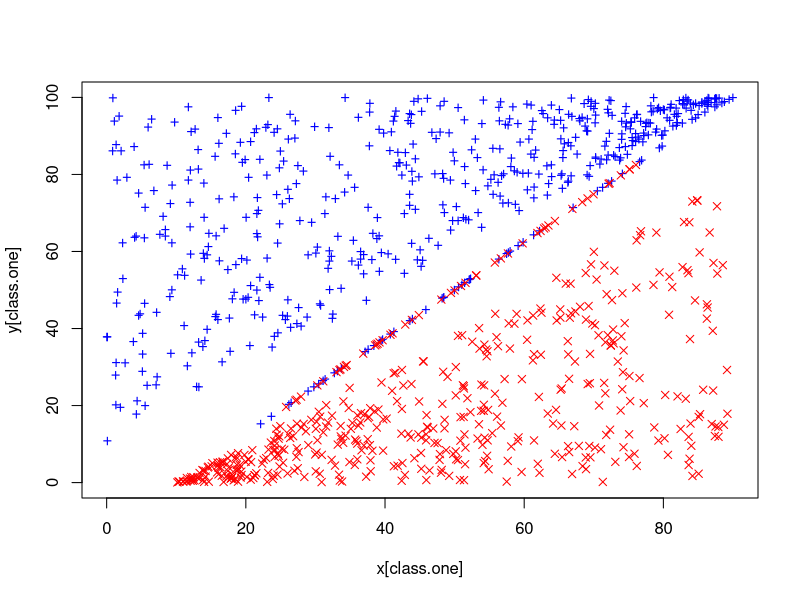
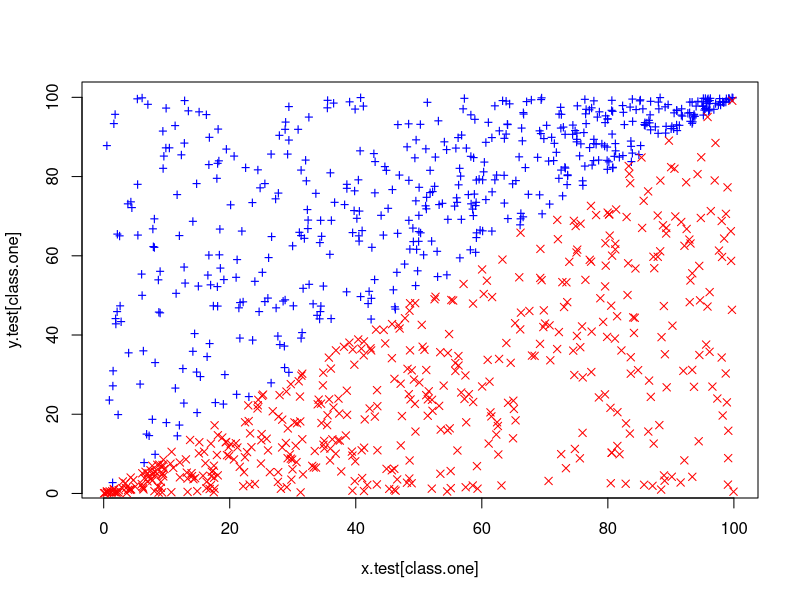

These charts were generated, in order, by the following R code:
## ---- chunk 1
set.seed(3154)
##class 1
x.one <- runif(500, 0, 90)
y.one <-  runif(500, x.one + 10, 100)

x.one.noise <- runif(50,20,80)
y.one.noise <- 5/4 * (x.one.noise - 10) + 0.1

#class 0
x.zero <- runif(500, 0, 90)
y.zero <-  runif(500, 0, x.zero - 10)

x.zero.noise <- runif(50,20,80)
y.zero.noise <- 5/4 * (x.zero.noise - 10) - 0.1

#combine all 
class.one <- 1:550
class.zero <- (1:1100)[-class.one]

x <- c(x.one, x.one.noise, x.zero, x.zero.noise)
y <- c(y.one, y.one.noise, y.zero, y.zero.noise)
plot(x[class.one], y[class.one], col="blue", pch="+", ylim = c(0,100) )
points(x[class.zero], y[class.zero], col="red", pch=4 )

## ---- chunk 2
require(e1071)
set.seed(555)
z = rep(0, 1100)
z[class.one] = 1
data = data.frame(x = x, y = y, z = z)
tune.out = tune(svm, as.factor(z) ~ ., data = data, kernel = "linear", ranges = list(cost = c(0.01, 
    0.1, 1, 5, 10, 100, 1000, 10000)))
print( summary(tune.out) )


print( data.frame(cost = tune.out$performances$cost, misclass = tune.out$performances$error * 
    1100) )
## ---- chunk 3
set.seed(1111)
x.test = runif(1000, 0, 100)
class.one = sample(1000, 500)
y.test = rep(NA, 1000)
# Set y > x for class.one
for (i in class.one) {  #index of class.one
    y.test[i] = runif(1, x.test[i], 100)
}
# set y < x for class.zero
for (i in setdiff(1:1000, class.one)) {   #index of class zero
    y.test[i] = runif(1, 0, x.test[i])
}
plot(x.test[class.one], y.test[class.one], col = "blue", pch = "+")
points(x.test[-class.one], y.test[-class.one], col = "red", pch = 4)
## ---- chunk 4
set.seed(30012)
z.test = rep(0, 1000)
z.test[class.one] = 1
all.costs = c(0.01, 0.1, 1, 5, 10, 100, 1000, 10000)
test.errors = rep(NA, 8)
data.test = data.frame(x = x.test, y = y.test, z = z.test)
for (i in 1:length(all.costs)) {
    svm.fit = svm(as.factor(z) ~ ., data = data, kernel = "linear", cost = all.costs[i])
    svm.predict = predict(svm.fit, data.test)
    test.errors[i] = sum(svm.predict != data.test$z)
}

data.frame(cost = all.costs, `test misclass` = test.errors)
